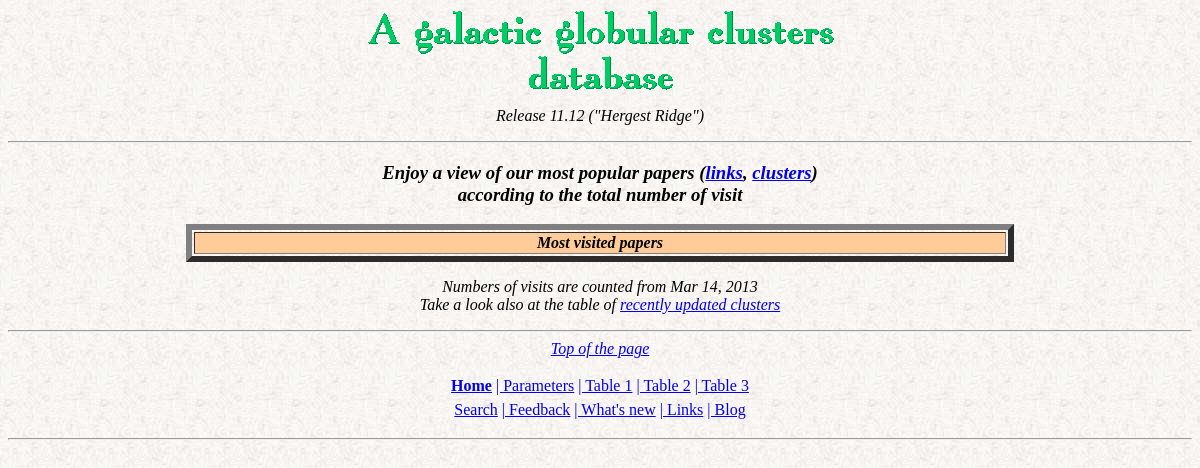
Page /vbiblio.php on the earlier database version.
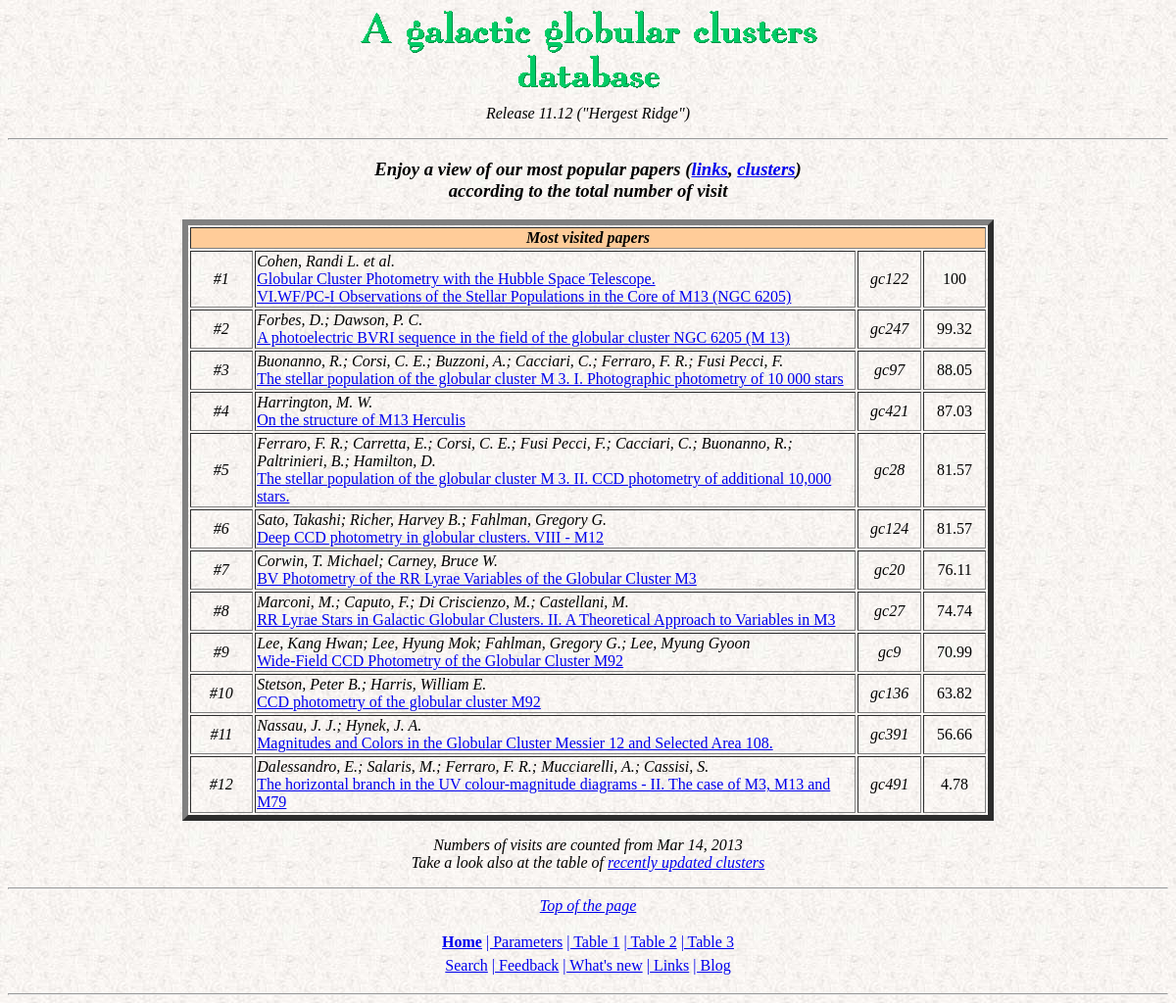
Same page on the later database version.
### tables this page shows
CREATE TABLE `biblioclusters` (
  `authors` tinytext NOT NULL,
  `title` tinytext NOT NULL,
  `journal` tinytext NOT NULL,
  `adslink` tinytext,
  `ID` int(4) NOT NULL DEFAULT '0',
  `mdate` timestamp NOT NULL DEFAULT '0000-00-00 00:00:00',
  `annoarti` smallint(4) NOT NULL DEFAULT '0',
  `cmdiagrams` tinytext NOT NULL,
  `biblio_date` date NOT NULL DEFAULT '0000-00-00',
  `linkima` tinytext,
  `otherlink` mediumtext,
  `jf_link` tinytext,
  `abstract` text,
  `numvis` int(11) NOT NULL DEFAULT '0'
);

### vbiblio.php (the view, shortened to what this page needs)
<html>
<head><title>GGCs database: "Top 25 papers"</title></head>
<body background="backgr2.jpg" vlink="#3333CC">
<?php include 'inte2.php'?>
<center>
<h3><i>
        Enjoy a view of our most popular papers
        (<a href="vlinks.php">links</a>,
        <a href="vclusters.php">clusters</a>)
        <br> according to the total number of visit</i></h3>
<p>
<?php
$querylink2 = "SELECT * FROM biblioclusters ORDER BY numvis DESC LIMIT 25";
$res_visited = mysql_query($querylink2) or die("Query failed");
?>
<table border=6 width=70%><tr>
<td bgcolor="#FFCC99" align="center" width=100% colspan="4"><i><b>
Most visited papers</b>
</td></tr>
<?
$nvisited=1;
while ($l_visited = mysql_fetch_array($res_visited)){
echo '<tr><td width="8%" align=center><i>';
echo '#'.$nvisited;
echo '</i></td>';
echo "<td><i>$l_visited[0]</i><br>";
print "<a href=\"article.php?idart=".$l_visited[4]."\">".$l_visited[1]."</a>
</td>";
echo "<td width=\"8%\" align=\"center\"><i>gc$l_visited[4]</i></td>";
if($nvisited==1) $maxvis=$l_visited[13];
echo '<i><td width="8%" align=center> ';
echo round($l_visited[13]/$maxvis*100,2);
print "</td></tr>\n";
$nvisited++;
}
?>
</table>
<p>
<i>
Numbers of visits are counted from Mar 14, 2013<br>
Take a look also at the table of <a href="uclusters.php">recently updated clusters</a></i>
</center>
<p>
</body>
</html>

Differences in the rows shown:
added biblioclusters: authors "Cohen, Randi L. et al.", title "Globular Cluster Photometry with the Hubble Space Telescope. VI.WF/PC-I Observations of the Stellar Populations in the Core of M13 (NGC 6205)", ID "122", $l_visited[13]/$maxvis*100 "100"
added biblioclusters: authors "Forbes, D.; Dawson, P. C.", title "A photoelectric BVRI sequence in the field of the globular cluster NGC 6205 (M 13)", ID "247", maxvis "99.32"
added biblioclusters: authors "Buonanno, R.; Corsi, C. E.; Buzzoni, A.; Cacciari, C.; Ferraro, F. R.; Fusi Pecci, F.", title "The stellar population of the globular cluster M 3. I. Photographic photometry of 10 000 stars", ID "97", maxvis "88.05"
added biblioclusters: authors "Harrington, M. W.", title "On the structure of M13 Herculis", ID "421", maxvis "87.03"
added biblioclusters: authors "Ferraro, F. R.; Carretta, E.; Corsi, C. E.; Fusi Pecci, F.; Cacciari, C.; Buonanno, R.; Paltrinieri, B.; Hamilton, D.", title "The stellar population of the globular cluster M 3. II. CCD photometry of additional 10,000 stars.", ID "28", maxvis "81.57"
added biblioclusters: authors "Sato, Takashi; Richer, Harvey B.; Fahlman, Gregory G.", title "Deep CCD photometry in globular clusters. VIII - M12", ID "124", maxvis "81.57"
added biblioclusters: authors "Corwin, T. Michael; Carney, Bruce W.", title "BV Photometry of the RR Lyrae Variables of the Globular Cluster M3", ID "20", maxvis "76.11"
added biblioclusters: authors "Marconi, M.; Caputo, F.; Di Criscienzo, M.; Castellani, M.", title "RR Lyrae Stars in Galactic Globular Clusters. II. A Theoretical Approach to Variables in M3", ID "27", maxvis "74.74"
added biblioclusters: authors "Lee, Kang Hwan; Lee, Hyung Mok; Fahlman, Gregory G.; Lee, Myung Gyoon", title "Wide-Field CCD Photometry of the Globular Cluster M92", ID "9", maxvis "70.99"
added biblioclusters: authors "Stetson, Peter B.; Harris, William E.", title "CCD photometry of the globular cluster M92", ID "136", maxvis "63.82"
added biblioclusters: authors "Nassau, J. J.; Hynek, J. A.", title "Magnitudes and Colors in the Globular Cluster Messier 12 and Selected Area 108.", ID "391", maxvis "56.66"
added biblioclusters: authors "Dalessandro, E.; Salaris, M.; Ferraro, F. R.; Mucciarelli, A.; Cassisi, S.", title "The horizontal branch in the UV colour-magnitude diagrams - II. The case of M3, M13 and M79", ID "491", maxvis "4.78"
